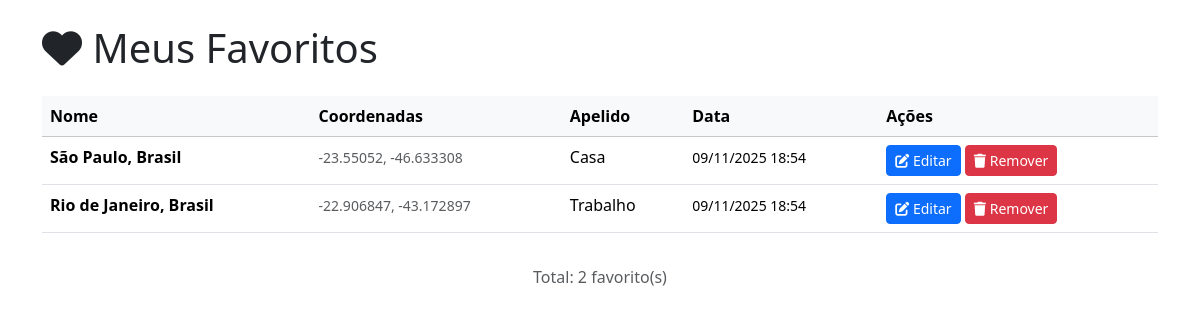
/favoritos.php (signed in), run on the app's committed database.
### tables this page shows
CREATE TABLE favoritos (
    id INT AUTO_INCREMENT PRIMARY KEY,
    usuario_id INT NOT NULL,
    nome_local VARCHAR(100) NOT NULL,
    latitude DECIMAL(10,8) NOT NULL,
    longitude DECIMAL(11,8) NOT NULL,
    apelido VARCHAR(100) NULL,
    ordem INT NULL,
    criado_em TIMESTAMP NOT NULL DEFAULT CURRENT_TIMESTAMP,
    CONSTRAINT fk_fav_user FOREIGN KEY (usuario_id)
      REFERENCES usuarios(id) ON DELETE CASCADE,
    UNIQUE KEY uq_fav_user_lat_lon (usuario_id, latitude, longitude)
);

### check_login.php (called while the page is built, shortened)
<?php
function get_user_id() {
    return $_SESSION['usuario_id'] ?? null;
}

### favoritos.php (the view, shortened to what this page needs)
<?php
require 'config.php';
require 'check_login.php';
$usuario_id = get_user_id();
$page = isset($_GET['page']) ? max(1, (int)$_GET['page']) : 1;
$per_page = 10;
$offset = ($page - 1) * $per_page;
$stmt = $mysqli->prepare("SELECT COUNT(*) as total FROM favoritos WHERE usuario_id = ?");
$stmt->bind_param("i", $usuario_id);
$stmt->execute();
$result = $stmt->get_result();
$count_result = $result->fetch_assoc();
$total = $count_result['total'] ?? 0;
$stmt = $mysqli->prepare("SELECT * FROM favoritos WHERE usuario_id = ? ORDER BY COALESCE(ordem, 999999), criado_em DESC LIMIT ? OFFSET ?");
$stmt->bind_param("iii", $usuario_id, $per_page, $offset);
$stmt->execute();
$result = $stmt->get_result();
$favoritos = $result->fetch_all(MYSQLI_ASSOC);
?>
<!DOCTYPE html>
<html lang="pt-BR">
<head>
    <link href="https://cdn.jsdelivr.net/npm/bootstrap@5.3.3/dist/css/bootstrap.min.css" rel="stylesheet">
    <link rel="stylesheet" href="https://cdnjs.cloudflare.com/ajax/libs/font-awesome/6.4.0/css/all.min.css">
    <link rel="stylesheet" href="Home.css">
</head>
<body>
    <div class="container py-4">
        <div class="row">
            <div class="col-md-12">
                <h1 class="mb-4"><i class="fas fa-heart"></i> Meus Favoritos</h1>
                <?php if (empty($favoritos)): ?>
                    <div class="alert alert-info">
                        <i class="fas fa-info-circle"></i> Você não tem favoritos salvos.
                        <a href="home.php">Clique aqui para adicionar</a>
                    </div>
                <?php else: ?>
                    <div class="table-responsive">
                        <table class="table table-hover">
                            <thead class="table-light">
                                <tr>
                                    <th>Nome</th>
                                    <th>Coordenadas</th>
                                    <th>Apelido</th>
                                    <th>Data</th>
                                    <th>Ações</th>
                                </tr>
                            </thead>
                            <tbody>
                                <?php foreach ($favoritos as $fav): ?>
                                    <tr>
                                        <td>
                                            <strong><?php echo htmlspecialchars($fav['nome_local']); ?></strong>
                                        </td>
                                        <td>
                                            <small class="text-muted">
                                                <?php echo round($fav['latitude'], 6); ?>, <?php echo round($fav['longitude'], 6); ?>
                                            </small>
                                        </td>
                                        <td>
                                            <?php echo htmlspecialchars($fav['apelido'] ?? '-'); ?>
                                        </td>
                                        <td>
                                            <small><?php echo date('d/m/Y H:i', strtotime($fav['criado_em'])); ?></small>
                                        </td>
                                        <td>
                                            <a href="editar_favorito.php?id=<?php echo $fav['id']; ?>" class="btn btn-sm btn-primary">
                                                <i class="fas fa-edit"></i> Editar
                                            </a>
                                            <a href="remover_favorito.php?id=<?php echo $fav['id']; ?>" class="btn btn-sm btn-danger" onclick="return confirm('Tem certeza?')">
                                                <i class="fas fa-trash"></i> Remover
                                            </a>
                                        </td>
                                    </tr>
                                <?php endforeach; ?>
                            </tbody>
                        </table>
                    </div>
                    <p class="text-muted text-center mt-3">
                        Total: <?php echo $total; ?> favorito(s)
                    </p>
                <?php endif; ?>
            </div>
        </div>
    </div>

### data on the page
favoritos: nome_local "São Paulo, Brasil", latitude "-23.55052", longitude "-46.633308", apelido "Casa", criado_em "09/11/2025 18:54"
favoritos: nome_local "Rio de Janeiro, Brasil", latitude "-22.906847", longitude "-43.172897", apelido "Trabalho", criado_em "09/11/2025 18:54"

### other printed values
$total "2"
